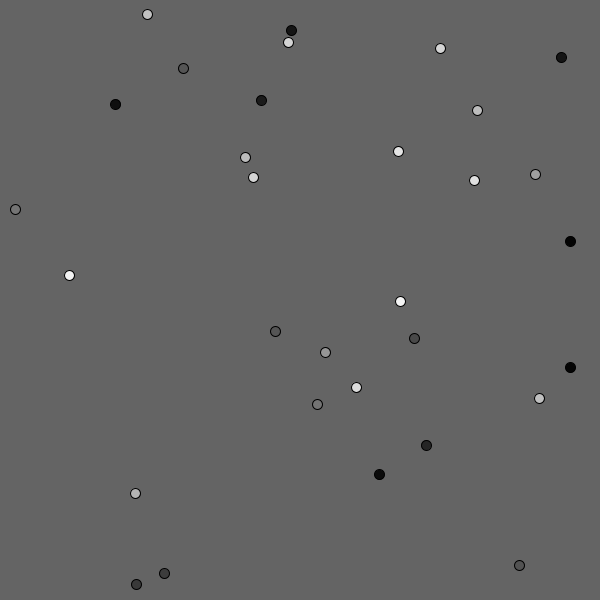
Frame 1 (no input)
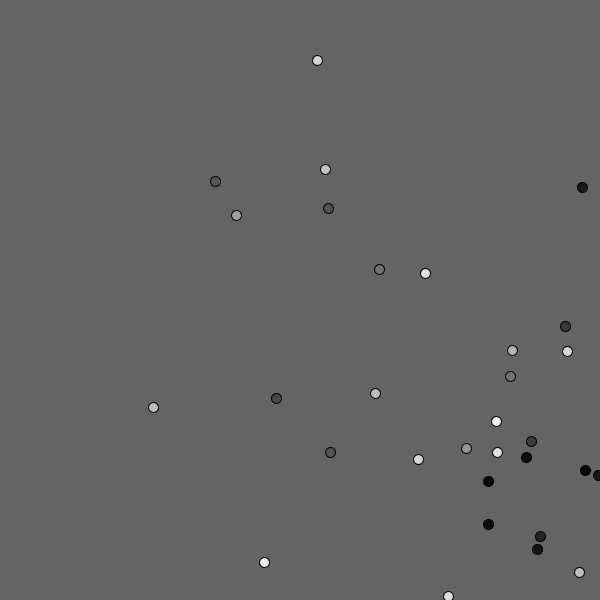
Frame 60 (the mouse pressed at the canvas centre just before this capture)
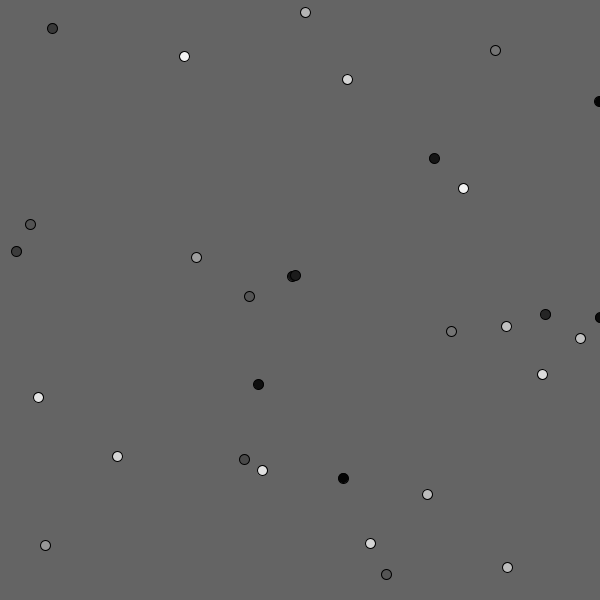
Frame 120 (the mouse held since frame 60 and released just before this capture)

The Processing sketch that drew these frames (run headless with seeded random() and noise(); from frame 60 on, the mouse is pressed at the canvas centre):

// Processing sketch: Chain_Reacts
// ── Chain_Reacts.pde
/*
Team HappyHour
APCS2 pd01
HW 53 -- All That Bouncin'
2018 - 05 - 23
*/

int count = (int)(random(10)) + 25;
Ball[] boy = new Ball[count];
void setup() {
  size(600, 600);
  frameRate(30);
  for (int i = 0; i < boy.length; i++) {
    boy[i] = new Ball(random(600), random(600), (int)random(255));
  }
}

void draw() {
  background(100);
  for (Ball b: boy) {
    b.update();
  }
}

// ── Ball.pde
class Ball {
  int col;
  float speed1 = random(10);
  float speed2 = random(10);
  float x;
  float y;
  
  Ball(float newX, float newY, int newCol) {
    x = newX;
    y = newY;
    col = newCol;
  }
  float getX() {
    return x;
  }
  float getY() {
    return y;
  }
  int getCol() {
    return col;
  }
  void setX(float newX) {
    x = newX;
  }
  void setY(float newY) {
    y = newY;
  }
  void update() {
    fill(col);
    if (x < 0 || x > 600) {
      if (x < 0)
        x = 0;
      if (x > 600)
        x = 600;
      speed1 *= -1;
    }
    if (y < 0 || y > 600) {
      if (y < 0)
        y = 0;
      if (y > 600)
        y = 600;
      speed2 *= -1;
    }
    x += speed1;
    y += speed2;
    ellipse(x,y,10,10);
  }
}
